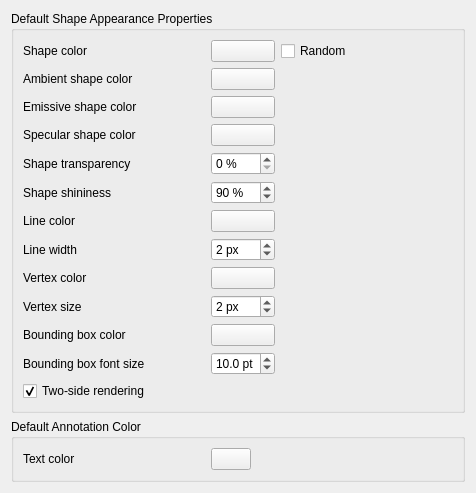
<?xml version="1.0" encoding="UTF-8"?>
<ui version="4.0">
 <class>PartGui::DlgSettingsObjectColor</class>
 <widget class="QWidget" name="PartGui::DlgSettingsObjectColor">
  <property name="geometry">
   <rect>
    <x>0</x>
    <y>0</y>
    <width>476</width>
    <height>378</height>
   </rect>
  </property>
  <property name="windowTitle">
   <string>Shape Appearance</string>
  </property>
  <layout class="QVBoxLayout" name="verticalLayout">
   <item>
    <widget class="QGroupBox" name="groupBoxDefaultColors">
     <property name="title">
      <string>Default Shape Appearance Properties</string>
     </property>
     <layout class="QHBoxLayout" name="horizontalLayout">
      <item>
       <layout class="QGridLayout" name="gridLayout">
        <item row="0" column="0">
         <widget class="QLabel" name="label_6">
          <property name="minimumSize">
           <size>
            <width>182</width>
            <height>0</height>
           </size>
          </property>
          <property name="text">
           <string>Shape color</string>
          </property>
         </widget>
        </item>
        <item row="0" column="1">
         <widget class="Gui::PreauracadolorButton" name="DefaultShapeColor">
          <property name="toolTip">
           <string>The default color for new shapes</string>
          </property>
          <property name="color">
           <color>
            <red>204</red>
            <green>204</green>
            <blue>230</blue>
           </color>
          </property>
          <property name="prefEntry" stdset="0">
           <cstring>DefaultShapeColor</cstring>
          </property>
          <property name="prefPath" stdset="0">
           <cstring>View</cstring>
          </property>
         </widget>
        </item>
        <item row="0" column="2">
         <widget class="Gui::PreauracadheckBox" name="checkRandomColor">
          <property name="toolTip">
           <string>Use random color instead</string>
          </property>
          <property name="text">
           <string>Random</string>
          </property>
          <property name="prefEntry" stdset="0">
           <cstring>RandomColor</cstring>
          </property>
          <property name="prefPath" stdset="0">
           <cstring>View</cstring>
          </property>
         </widget>
        </item>
        <item row="1" column="0">
         <widget class="QLabel" name="label_ambient">
          <property name="minimumSize">
           <size>
            <width>182</width>
            <height>0</height>
           </size>
          </property>
          <property name="text">
           <string>Ambient shape color</string>
          </property>
         </widget>
        </item>
        <item row="1" column="1">
         <widget class="Gui::PreauracadolorButton" name="DefaultAmbientColor">
          <property name="toolTip">
           <string>The default ambient color for new shapes</string>
          </property>
          <property name="color">
           <color>
            <red>85</red>
            <green>85</green>
            <blue>85</blue>
           </color>
          </property>
          <property name="prefEntry" stdset="0">
           <cstring>DefaultAmbientColor</cstring>
          </property>
          <property name="prefPath" stdset="0">
           <cstring>View</cstring>
          </property>
         </widget>
        </item>
        <item row="2" column="0">
         <widget class="QLabel" name="label_emissive">
          <property name="minimumSize">
           <size>
            <width>182</width>
            <height>0</height>
           </size>
          </property>
          <property name="text">
           <string>Emissive shape color</string>
          </property>
         </widget>
        </item>
        <item row="2" column="1">
         <widget class="Gui::PreauracadolorButton" name="DefaultEmissiveColor">
          <property name="toolTip">
           <string>The default emissive color for new shapes</string>
          </property>
          <property name="color">
           <color>
            <red>0</red>
            <green>0</green>
            <blue>0</blue>
           </color>
          </property>
          <property name="prefEntry" stdset="0">
           <cstring>DefaultEmissiveColor</cstring>
          </property>
          <property name="prefPath" stdset="0">
           <cstring>View</cstring>
          </property>
         </widget>
        </item>
        <item row="3" column="0">
         <widget class="QLabel" name="label_specular">
          <property name="minimumSize">
           <size>
            <width>182</width>
            <height>0</height>
           </size>
          </property>
          <property name="text">
           <string>Specular shape color</string>
          </property>
         </widget>
        </item>
        <item row="3" column="1">
         <widget class="Gui::PreauracadolorButton" name="DefaultSpecularColor">
          <property name="toolTip">
           <string>The default specular color for new shapes</string>
          </property>
          <property name="color">
           <color>
            <red>136</red>
            <green>136</green>
            <blue>136</blue>
           </color>
          </property>
          <property name="prefEntry" stdset="0">
           <cstring>DefaultSpecularColor</cstring>
          </property>
          <property name="prefPath" stdset="0">
           <cstring>View</cstring>
          </property>
         </widget>
        </item>
        <item row="4" column="0">
         <widget class="QLabel" name="label_transparency">
          <property name="minimumSize">
           <size>
            <width>182</width>
            <height>0</height>
           </size>
          </property>
          <property name="text">
           <string>Shape transparency</string>
          </property>
         </widget>
        </item>
        <item row="4" column="1">
         <widget class="Gui::PrefSpinBox" name="DefaultShapeTransparency">
          <property name="toolTip">
           <string>The default transparency for new shapes</string>
          </property>
          <property name="suffix">
           <string notr="true"> %</string>
          </property>
          <property name="maximum">
           <number>100</number>
          </property>
          <property name="singleStep">
           <number>5</number>
          </property>
          <property name="prefEntry" stdset="0">
           <cstring>DefaultShapeTransparency</cstring>
          </property>
          <property name="prefPath" stdset="0">
           <cstring>View</cstring>
          </property>
         </widget>
        </item>
        <item row="5" column="0">
         <widget class="QLabel" name="label_shininess">
          <property name="minimumSize">
           <size>
            <width>182</width>
            <height>0</height>
           </size>
          </property>
          <property name="text">
           <string>Shape shininess</string>
          </property>
         </widget>
        </item>
        <item row="5" column="1">
         <widget class="Gui::PrefSpinBox" name="DefaultShapeShininess">
          <property name="toolTip">
           <string>The default shininess for new shapes</string>
          </property>
          <property name="suffix">
           <string notr="true"> %</string>
          </property>
          <property name="maximum">
           <number>100</number>
          </property>
          <property name="value">
           <number>90</number>
          </property>
          <property name="singleStep">
           <number>5</number>
          </property>
          <property name="prefEntry" stdset="0">
           <cstring>DefaultShapeShininess</cstring>
          </property>
          <property name="prefPath" stdset="0">
           <cstring>View</cstring>
          </property>
         </widget>
        </item>
        <item row="6" column="0">
         <widget class="QLabel" name="label_7">
          <property name="minimumSize">
           <size>
            <width>182</width>
            <height>0</height>
           </size>
          </property>
          <property name="text">
           <string>Line color</string>
          </property>
         </widget>
        </item>
        <item row="6" column="1">
         <widget class="Gui::PreauracadolorButton" name="DefaultShapeLineColor">
          <property name="toolTip">
           <string>The default line color for new shapes</string>
          </property>
          <property name="color">
           <color>
            <red>25</red>
            <green>25</green>
            <blue>25</blue>
           </color>
          </property>
          <property name="prefEntry" stdset="0">
           <cstring>DefaultShapeLineColor</cstring>
          </property>
          <property name="prefPath" stdset="0">
           <cstring>View</cstring>
          </property>
         </widget>
        </item>
        <item row="7" column="0">
         <widget class="QLabel" name="label_9">
          <property name="minimumSize">
           <size>
            <width>182</width>
            <height>0</height>
           </size>
          </property>
          <property name="text">
           <string>Line width</string>
          </property>
         </widget>
        </item>
        <item row="7" column="1">
         <widget class="Gui::PrefSpinBox" name="DefaultShapeLineWidth">
          <property name="toolTip">
           <string>The default line thickness for new shapes</string>
          </property>
          <property name="suffix">
           <string notr="true"> px</string>
          </property>
          <property name="maximum">
           <number>9</number>
          </property>
          <property name="value">
           <number>2</number>
          </property>
          <property name="prefEntry" stdset="0">
           <cstring>DefaultShapeLineWidth</cstring>
          </property>
          <property name="prefPath" stdset="0">
           <cstring>View</cstring>
          </property>
         </widget>
        </item>
        <item row="8" column="0">
         <widget class="QLabel" name="label_10">
          <property name="minimumSize">
           <size>
            <width>182</width>
            <height>0</height>
           </size>
          </property>
          <property name="text">
           <string>Vertex color</string>
          </property>
         </widget>
        </item>
        <item row="8" column="1">
         <widget class="Gui::PreauracadolorButton" name="DefaultShapeVertexColor">
          <property name="toolTip">
           <string>The default color for new vertices</string>
          </property>
          <property name="color">
           <color>
            <red>25</red>
            <green>25</green>
            <blue>25</blue>
           </color>
          </property>
          <property name="prefEntry" stdset="0">
           <cstring>DefaultShapeVertexColor</cstring>
          </property>
          <property name="prefPath" stdset="0">
           <cstring>View</cstring>
          </property>
         </widget>
        </item>
        <item row="9" column="0">
         <widget class="QLabel" name="label_11">
          <property name="minimumSize">
           <size>
            <width>182</width>
            <height>0</height>
           </size>
          </property>
          <property name="text">
           <string>Vertex size</string>
          </property>
         </widget>
        </item>
        <item row="9" column="1">
         <widget class="Gui::PrefSpinBox" name="DefaultShapeVertexSize">
          <property name="toolTip">
           <string>The default size for new vertices</string>
          </property>
          <property name="suffix">
           <string notr="true"> px</string>
          </property>
          <property name="maximum">
           <number>9</number>
          </property>
          <property name="value">
           <number>2</number>
          </property>
          <property name="prefEntry" stdset="0">
           <cstring>DefaultShapePointSize</cstring>
          </property>
          <property name="prefPath" stdset="0">
           <cstring>View</cstring>
          </property>
         </widget>
        </item>
        <item row="10" column="0">
         <widget class="QLabel" name="label_8">
          <property name="minimumSize">
           <size>
            <width>182</width>
            <height>0</height>
           </size>
          </property>
          <property name="text">
           <string>Bounding box color</string>
          </property>
         </widget>
        </item>
        <item row="10" column="1">
         <widget class="Gui::PreauracadolorButton" name="BoundingBoxColor">
          <property name="toolTip">
           <string>The color of bounding boxes in the 3D view</string>
          </property>
          <property name="color">
           <color>
            <red>255</red>
            <green>255</green>
            <blue>255</blue>
           </color>
          </property>
          <property name="prefEntry" stdset="0">
           <cstring>BoundingBoxColor</cstring>
          </property>
          <property name="prefPath" stdset="0">
           <cstring>View</cstring>
          </property>
         </widget>
        </item>
        <item row="11" column="0">
         <widget class="QLabel" name="label_fontsize">
          <property name="minimumSize">
           <size>
            <width>182</width>
            <height>0</height>
           </size>
          </property>
          <property name="text">
           <string>Bounding box font size</string>
          </property>
         </widget>
        </item>
        <item row="11" column="1">
         <widget class="Gui::PrefDoubleSpinBox" name="BoundingBoxFontSize">
          <property name="toolTip">
           <string>The font size of bounding boxes in the 3D view</string>
          </property>
          <property name="suffix">
           <string notr="true"> pt</string>
          </property>
          <property name="decimals">
           <number>1</number>
          </property>
          <property name="minimum">
           <double>2.000000000000000</double>
          </property>
          <property name="maximum">
           <double>64.000000000000000</double>
          </property>
          <property name="value">
           <double>10.000000000000000</double>
          </property>
          <property name="prefEntry" stdset="0">
           <cstring>BoundingBoxFontSize</cstring>
          </property>
          <property name="prefPath" stdset="0">
           <cstring>View</cstring>
          </property>
         </widget>
        </item>
        <item row="12" column="0">
         <widget class="Gui::PreauracadheckBox" name="twosideRendering">
          <property name="minimumSize">
           <size>
            <width>182</width>
            <height>0</height>
           </size>
          </property>
          <property name="toolTip">
           <string>The bottom side of the surface will be rendered the same way as the top.
If not checked, it depends on the option &quot;Backlight color&quot;
(preferences section Display -&gt; 3D View); either the backlight color
will be used or black.</string>
          </property>
          <property name="text">
           <string>Two-side rendering</string>
          </property>
          <property name="checked">
           <bool>true</bool>
          </property>
          <property name="prefEntry" stdset="0">
           <cstring>TwoSideRendering</cstring>
          </property>
          <property name="prefPath" stdset="0">
           <cstring>Mod/Part</cstring>
          </property>
         </widget>
        </item>
       </layout>
      </item>
      <item>
       <spacer name="horizontalSpacer">
        <property name="orientation">
         <enum>Qt::Horizontal</enum>
        </property>
        <property name="sizeHint" stdset="0">
         <size>
          <width>28</width>
          <height>20</height>
         </size>
        </property>
       </spacer>
      </item>
     </layout>
    </widget>
   </item>
   <item>
    <widget class="QGroupBox" name="groupBox">
     <property name="title">
      <string>Default Annotation Color</string>
     </property>
     <layout class="QHBoxLayout" name="horizontalLayout_2">
      <item>
       <layout class="QGridLayout" name="gridLayout_2">
        <item row="0" column="0">
         <widget class="QLabel" name="label">
          <property name="minimumSize">
           <size>
            <width>182</width>
            <height>0</height>
           </size>
          </property>
          <property name="text">
           <string>Text color</string>
          </property>
         </widget>
        </item>
        <item row="0" column="1">
         <widget class="Gui::PreauracadolorButton" name="AnnotationTextColor">
          <property name="toolTip">
           <string>Text color for document annotations</string>
          </property>
          <property name="prefEntry" stdset="0">
           <cstring>AnnotationTextColor</cstring>
          </property>
          <property name="prefPath" stdset="0">
           <cstring>View</cstring>
          </property>
         </widget>
        </item>
       </layout>
      </item>
      <item>
       <spacer name="horizontalSpacer_2">
        <property name="orientation">
         <enum>Qt::Horizontal</enum>
        </property>
        <property name="sizeHint" stdset="0">
         <size>
          <width>28</width>
          <height>20</height>
         </size>
        </property>
       </spacer>
      </item>
     </layout>
    </widget>
   </item>
   <item>
    <spacer name="verticalSpacer">
     <property name="orientation">
      <enum>Qt::Vertical</enum>
     </property>
     <property name="sizeHint" stdset="0">
      <size>
       <width>20</width>
       <height>217</height>
      </size>
     </property>
    </spacer>
   </item>
  </layout>
 </widget>
 <customwidgets>
  <customwidget>
   <class>Gui::ColorButton</class>
   <extends>QPushButton</extends>
   <header>Gui/Widgets.h</header>
  </customwidget>
  <customwidget>
   <class>Gui::PrefSpinBox</class>
   <extends>QSpinBox</extends>
   <header>Gui/PrefWidgets.h</header>
  </customwidget>
  <customwidget>
   <class>Gui::PreauracadolorButton</class>
   <extends>Gui::ColorButton</extends>
   <header>Gui/PrefWidgets.h</header>
  </customwidget>
  <customwidget>
   <class>Gui::PreauracadheckBox</class>
   <extends>QCheckBox</extends>
   <header>Gui/PrefWidgets.h</header>
  </customwidget>
  <customwidget>
   <class>Gui::PrefDoubleSpinBox</class>
   <extends>QDoubleSpinBox</extends>
   <header>Gui/PrefWidgets.h</header>
  </customwidget>
 </customwidgets>
 <tabstops>
  <tabstop>DefaultShapeColor</tabstop>
  <tabstop>DefaultShapeLineWidth</tabstop>
  <tabstop>DefaultShapeLineColor</tabstop>
  <tabstop>BoundingBoxColor</tabstop>
 </tabstops>
 <resources/>
 <connections>
  <connection>
   <sender>checkRandomColor</sender>
   <signal>toggled(bool)</signal>
   <receiver>DefaultShapeColor</receiver>
   <slot>setDisabled(bool)</slot>
   <hints>
    <hint type="sourcelabel">
     <x>20</x>
     <y>20</y>
    </hint>
    <hint type="destinationlabel">
     <x>20</x>
     <y>20</y>
    </hint>
   </hints>
  </connection>
 </connections>
</ui>
